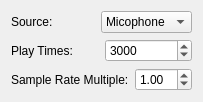
     <widget class="QWidget" name="page_21">
      <layout class="QVBoxLayout" name="verticalLayout_21">
       <item>
        <layout class="QHBoxLayout" name="horizontalLayout_70">
         <item>
          <widget class="QLabel" name="label_63">
           <property name="text">
            <string>Source:</string>
           </property>
          </widget>
         </item>
         <item>
          <widget class="QComboBox" name="audioPlaySourcecomboBox">
           <item>
            <property name="text">
             <string>Micophone</string>
            </property>
           </item>
          </widget>
         </item>
        </layout>
       </item>
       <item>
        <layout class="QHBoxLayout" name="horizontalLayout_71">
         <item>
          <widget class="QLabel" name="label_64">
           <property name="text">
            <string>Play Times:</string>
           </property>
          </widget>
         </item>
         <item>
          <widget class="QSpinBox" name="audioPlayTimespinBox">
           <property name="suffix">
            <string notr="true"/>
           </property>
           <property name="prefix">
            <string notr="true"/>
           </property>
           <property name="minimum">
            <number>10</number>
           </property>
           <property name="maximum">
            <number>20000</number>
           </property>
           <property name="value">
            <number>3000</number>
           </property>
          </widget>
         </item>
        </layout>
       </item>
       <item>
        <layout class="QHBoxLayout" name="horizontalLayout_101">
         <item>
          <widget class="QLabel" name="label_90">
           <property name="text">
            <string>Sample Rate Multiple:</string>
           </property>
          </widget>
         </item>
         <item>
          <widget class="QDoubleSpinBox" name="audioPlaySampleRatedoubleSpinBox">
           <property name="prefix">
            <string notr="true"/>
           </property>
           <property name="suffix">
            <string notr="true"/>
           </property>
           <property name="minimum">
            <double>0.100000000000000</double>
           </property>
           <property name="maximum">
            <double>10.000000000000000</double>
           </property>
           <property name="singleStep">
            <double>0.100000000000000</double>
           </property>
           <property name="value">
            <double>1.000000000000000</double>
           </property>
          </widget>
         </item>
        </layout>
       </item>
      </layout>
     </widget>
